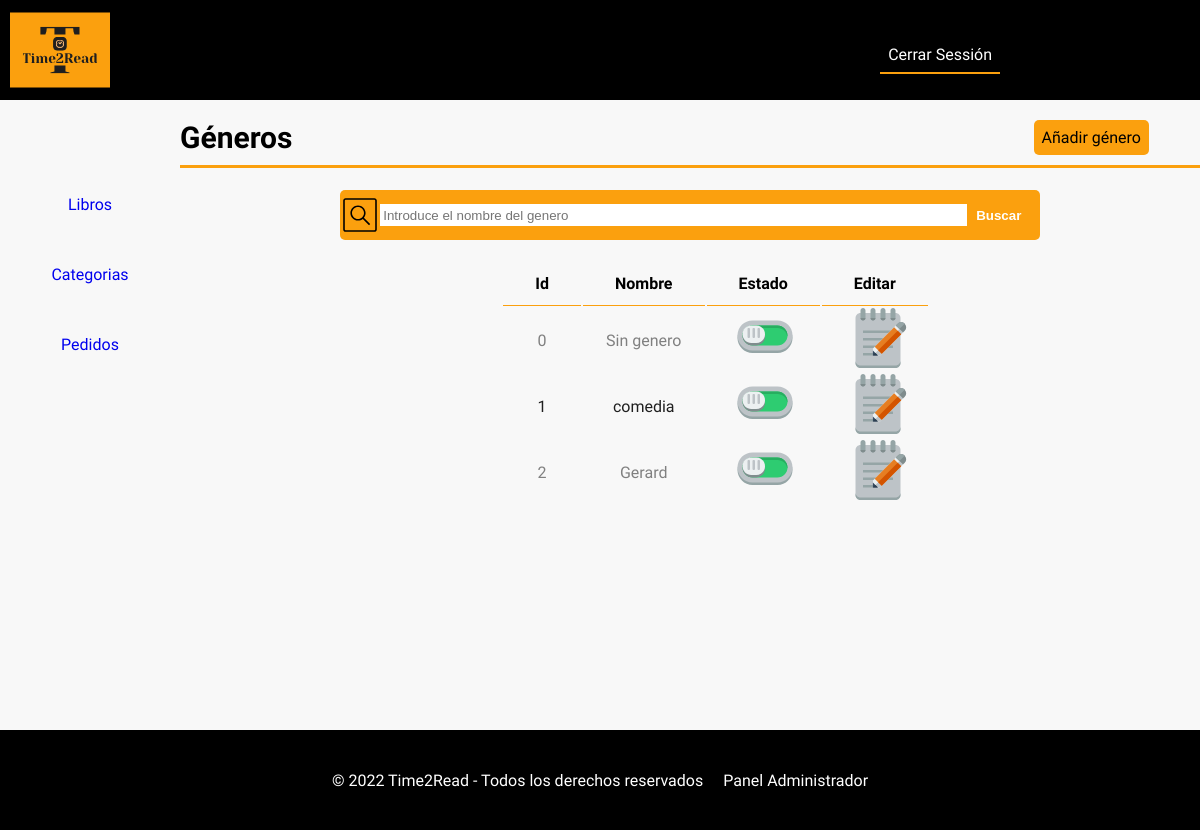
The page /index.php?controller=Categoria&action=mostrarCategorias (signed in) on the database its author committed.
### tables this page shows
CREATE TABLE `generos` (
  `id_genero` int(11) NOT NULL,
  `nombre` varchar(50) NOT NULL,
  `estado` tinyint(1) NOT NULL
);

### controllers/CategoriaController.php (called while the page is built, shortened)
<?php
require "models/categoria.php";
class CategoriaController
{
    public function mostrarCategorias()
    {
        require_once "views/adminPanel/menu.php";
        $categoria = new Categoria();
        $catalogo = $categoria->obtenerListado();
        require_once "views/adminPanel/tablaCategorias.php";
    }
}

### models/database.php (called while the page is built, shortened)
<?php
class Database{
    public function __construct(){
        $servername = "localhost";
        $dbname= "biblioteca";
        $username = "root";
        $password = "";
        try{
		$this->db = new PDO("mysql:host=$servername;dbname=$dbname",$username, $password);
        }
        catch(PDOException $error)
        {
            echo "Connection failed: ". $error->getMessage();
        }
    }
}

### models/categoria.php (called while the page is built, shortened)
<?php
require_once("database.php");
class Categoria extends Database
{
    public function obtenerListado()
    {
        $consulta = $this->db->prepare("SELECT * FROM generos");
        $consulta->execute();
        $resultado = $consulta->fetchAll();
        return $resultado;
    }
}

### views/adminPanel/tablaCategorias.php (the view)
<?php
echo "
<div class='admin-panel-content-container'>
<div class='admin-panel-title-container'>
    <h1 class='admin-panel-title'>Géneros</h1>
    <a class='admin-panel-add-link' href='index.php?controller=Categoria&action=mostrarAnadirCategoria'>Añadir género</a><br>
    <div class='orange-line'></div>
</div>";
require_once "views/adminPanel/buscadorCategorias.php";
echo "<table class='admin-panel-page-table'>
    <tr>
        <th>Id</th>
        <th>Nombre</th>
        <th>Estado</th>
        <th>Editar</th>
    </tr>";
foreach ($catalogo as $categoria) {
    echo " <tr>
        <td class='text'>" . $categoria['id_genero'] . "</td>
        <td class='text'>" . $categoria['nombre'] . "</td>";
    if ($categoria['estado']) {
        echo "<td><a href='index.php?controller=Categoria&action=desactivarCategoria&id=" . $categoria['id_genero'] . "''><img class='control-icons' src='img/on.svg'></a></td>";
    } else {
        echo "<td><a href='index.php?controller=Categoria&action=activarCategoria&id=" . $categoria['id_genero'] . "'><img class='control-icons' src='img/off.svg'></a></td>";
    }
    echo "
        <td><a href='index.php?controller=Categoria&action=mostrarEditarCategoria&id=" . $categoria['id_genero'] . "''><img class='control-icons' src='img/edit.svg'></a></td>
        </tr>";
}
echo "</table>
</div>";

### style.css (style rules this page uses)
* { margin: 0; padding: 0; }
body { height: 100%; font-family: 'Source Sans Pro', sans-serif; background-color: #f8f8f8; }
a { text-decoration: none; }
.admin-panel-content-container { display: flex; flex-direction: column; width: 85%; float: right; align-items: center; }
.admin-panel-title-container { padding-top: 20px; padding-bottom: 20px; width: 100%; height: 50px; float: right; }
.admin-panel-title { display: inline-block; font-size: 30px; }
.orange-line { width: 100%; height: 3px; background-color: #FBA00E; margin-top: 10px; }
.admin-panel-add-link { display: block; float: right; background-color: #FBA00E; color: black; padding: 8px; margin-right: 5%; border-radius: 5px; }
.admin-panel-page-table { margin-left: 5%; display: inline-block; }
.admin-panel-page-table th { color: black; border-bottom: 1px solid #FBA00E; padding: 2rem 2rem 0.75rem 2rem; }
.admin-panel-page-table tr:nth-child(odd) { color: #1F1F1F; }
.admin-panel-page-table tr:nth-child(even) { color: gray; }
.text { padding: 0rem 1rem 0rem 1rem; text-align: center; height: 60px; }
.control-icons { width: 60px; height: 60px; padding-left: 25%; }
footer { height: 100px; background-color: black; color: white; width: 100%; bottom: 0; position: relative; display: flex; align-items: center; justify-content: center; }
.footer-link { color: white; margin-left: 20px; }

### rows shown on the page
generos: id_genero "0", nombre "Sin genero", estado 1 (drawn)
generos: id_genero "1", nombre "comedia", estado 1 (drawn)
generos: id_genero "2", nombre "Gerard", estado 1 (drawn)
